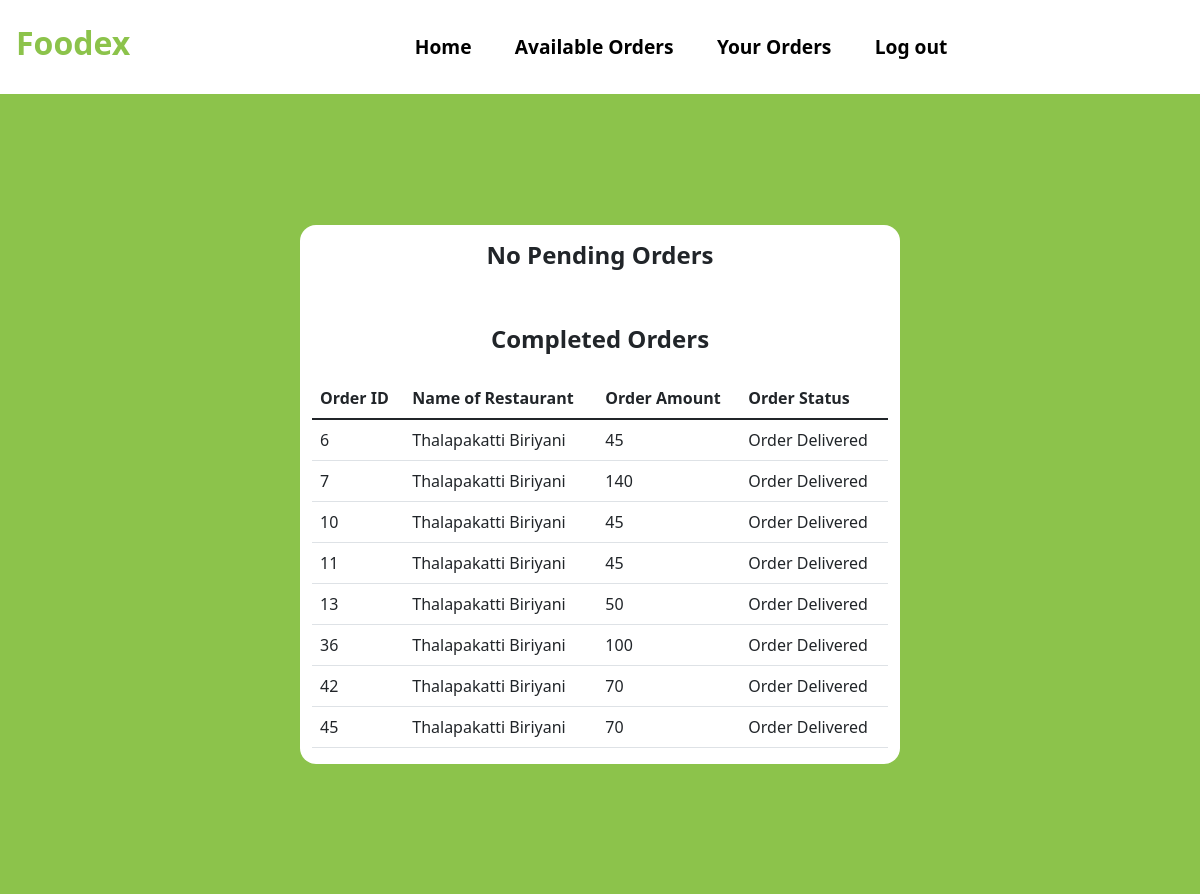
The app's page /Your-Orders (signed in) with its own data.
### tables this page shows
CREATE TABLE ORDER_TABLE(
                        ORDER_ID INTEGER PRIMARY KEY AUTOINCREMENT,
                        ORDER_AMOUNT INTEGER,
                        DELIVERYBOY_ID INTEGER, 
                        ORDER_STATUS TEXT,  						
                        USER_ID INTEGER, 
  						RESTAURANT_ID INTEGER, 
  						FOREIGN KEY (USER_ID) REFERENCES USER(USER_ID),
  						FOREIGN KEY (DELIVERYBOY_ID) REFERENCES DELIVERYBOY(DELIVERYBOY_ID),
  						FOREIGN KEY (RESTAURANT_ID) REFERENCES RESTAURANT(RESTAURANT_ID)             
                       );

CREATE TABLE RESTAURANT(
                        RESTAURANT_ID INTEGER PRIMARY KEY AUTOINCREMENT,
                        NAME_OF_RESTAURANT TEXT,
                        RESTAURANT_PASSWORD TEXT,
                        ADDRESS TEXT,
                        MOBILE_NO INTEGER,
                        RESTAURANT_PIN TEXT,
                        RESTAURANT_WALLET_BALANCE INTEGER
                       );

### app.py (the view)
@app.route("/Your-Orders")
def Delivery_Orders():
    getid = str(session["id"])
    cursor = connection.cursor()
    cursor.execute("SELECT o.order_id, o.order_amount, o.order_status,r.name_of_restaurant FROM ORDER_TABLE o JOIN RESTAURANT r on o.RESTAURANT_ID=r.RESTAURANT_ID WHERE o.DELIVERYBOY_ID="+getid+ " AND o.order_status='Order on Route'")
    result_p = cursor.fetchall()
    cursor.execute("SELECT o.order_id, o.order_amount, o.order_status,r.name_of_restaurant FROM ORDER_TABLE o JOIN RESTAURANT r on o.RESTAURANT_ID=r.RESTAURANT_ID WHERE o.DELIVERYBOY_ID="+getid+ " AND o.order_status='Order Delivered'")
    result_d = cursor.fetchall()
    return render_template("Delivery_Order.html", Items_p=result_p, Items_d=result_d)

### templates/Delivery_Order.html (shortened to what this page needs)
<!DOCTYPE html>
<html lang="en">
<head>
    <link href="https://cdn.jsdelivr.net/npm/bootstrap@5.1.3/dist/css/bootstrap.min.css" rel="stylesheet">
    <link rel= "stylesheet" type= "text/css" href= "{{ url_for('static',filename='Styles.css') }}">
</head>
<body>
<nav class="navbar navbar-expand-lg bg-white">
  <h3 class="navbar-brand Logo" style="color:#8cc34b;font-size: 2rem;"href="#">Foodex</h3>
    <div class="container">
  <div class="collapse navbar-collapse" id="navbarSupportedContent">
    <ul class="navbar-nav mr-auto nav-links">
      <li class="nav-item">
        <a class="nav-link nav-link-btn" href="/Delivery-Dashboard">Home</a>
      </li>
      <li class="nav-item">
        <a class="nav-link nav-link-btn" href="/Available-Orders">Available Orders</a>
      </li>
        <li class="nav-item">
        <a class="nav-link nav-link-btn" href="/Your-Orders">Your Orders</a>
      </li>
        <li class="nav-item">
        <a class="nav-link nav-link-btn" href="/">Log out</a>
      </li>
    </ul>
  </div>
     </div>
</nav>
  <div class="ToCenter" style="background:#8cc34b;">
  <div class="container">
        <div class="row">
            <div class="col">
                <table class="table">
                    {% if Items_p %}
                    <h4 class="Logo">Pending Orders</h4>
                    <thead>
                      <tr>
                        <th scope="col">Order ID</th>
                          <th scope="col">Name of Restaurant</th>
                        <th scope="col">Order Amount</th>
                        <th scope="col">Order Status</th>
                      </tr>
                    </thead>
                    <tbody>
                      {% for i in Items_p %}
                      <tr>
                        <td>{{i[0]}}</td>
                          <td>{{i[3]}}</td>
                          <td>{{i[1]}}</td>
                          <td>{{i[2]}}</td>
                          <td> <a class="Edit-btn" style="background:#8cc34b;" href="/Complete-Delivery?id={{i[0]}}">Mark as done</a> </td>
                      </tr>
                      {% endfor %}
                    {% else %}
                    <h4 class="Logo">No Pending Orders</h4>
                    {% endif %}
                  </table>
                <table class="table">
                    {% if Items_d %}
                    <h4 class="Logo">Completed Orders</h4>
                    <thead>
                      <tr>
                        <th scope="col">Order ID</th>
                          <th scope="col">Name of Restaurant</th>
                        <th scope="col">Order Amount</th>
                        <th scope="col">Order Status</th>
                      </tr>
                    </thead>
                    <tbody>
                      {% for i in Items_d %}
                      <tr>
                        <td>{{i[0]}}</td>
                          <td>{{i[3]}}</td>
                          <td>{{i[1]}}</td>
                          <td>{{i[2]}}</td>
                      </tr>
                      {% endfor %}
                    </tbody>
                    {% endif %}
                  </table>
            </div>
        </div>
    </div>
    </div>
</body>
</html>

### static/Styles.css (style rules this page uses)
.ToCenter { display: flex; height: 100vh; width: 100vw; justify-content: center; align-items: center; }
.Logo { text-align: center; padding: 1rem; font-weight: bold; }
.nav-links { width: 100%; display: flex; flex-direction: column; justify-content: space-around; align-items: center; }
.nav-link-btn { border:solid 2px white; font-size: 1.2rem; border-radius: 0.7rem; font-weight: bold; color: black; }

### templates/Delivery_Order.html (style rules this page uses)
.container { width: 50vw; background: white; border-radius: 1rem; }

### records on screen
ORDER_TABLE: ORDER_ID "6", NAME_OF_RESTAURANT "Thalapakatti Biriyani", ORDER_AMOUNT "45", ORDER_STATUS "Order Delivered"
ORDER_TABLE: ORDER_ID "7", NAME_OF_RESTAURANT "Thalapakatti Biriyani", ORDER_AMOUNT "140", ORDER_STATUS "Order Delivered"
ORDER_TABLE: ORDER_ID "10", NAME_OF_RESTAURANT "Thalapakatti Biriyani", ORDER_AMOUNT "45", ORDER_STATUS "Order Delivered"
ORDER_TABLE: ORDER_ID "11", NAME_OF_RESTAURANT "Thalapakatti Biriyani", ORDER_AMOUNT "45", ORDER_STATUS "Order Delivered"
ORDER_TABLE: ORDER_ID "13", NAME_OF_RESTAURANT "Thalapakatti Biriyani", ORDER_AMOUNT "50", ORDER_STATUS "Order Delivered"
ORDER_TABLE: ORDER_ID "36", NAME_OF_RESTAURANT "Thalapakatti Biriyani", ORDER_AMOUNT "100", ORDER_STATUS "Order Delivered"
ORDER_TABLE: ORDER_ID "42", NAME_OF_RESTAURANT "Thalapakatti Biriyani", ORDER_AMOUNT "70", ORDER_STATUS "Order Delivered"
ORDER_TABLE: ORDER_ID "45", NAME_OF_RESTAURANT "Thalapakatti Biriyani", ORDER_AMOUNT "70", ORDER_STATUS "Order Delivered"
